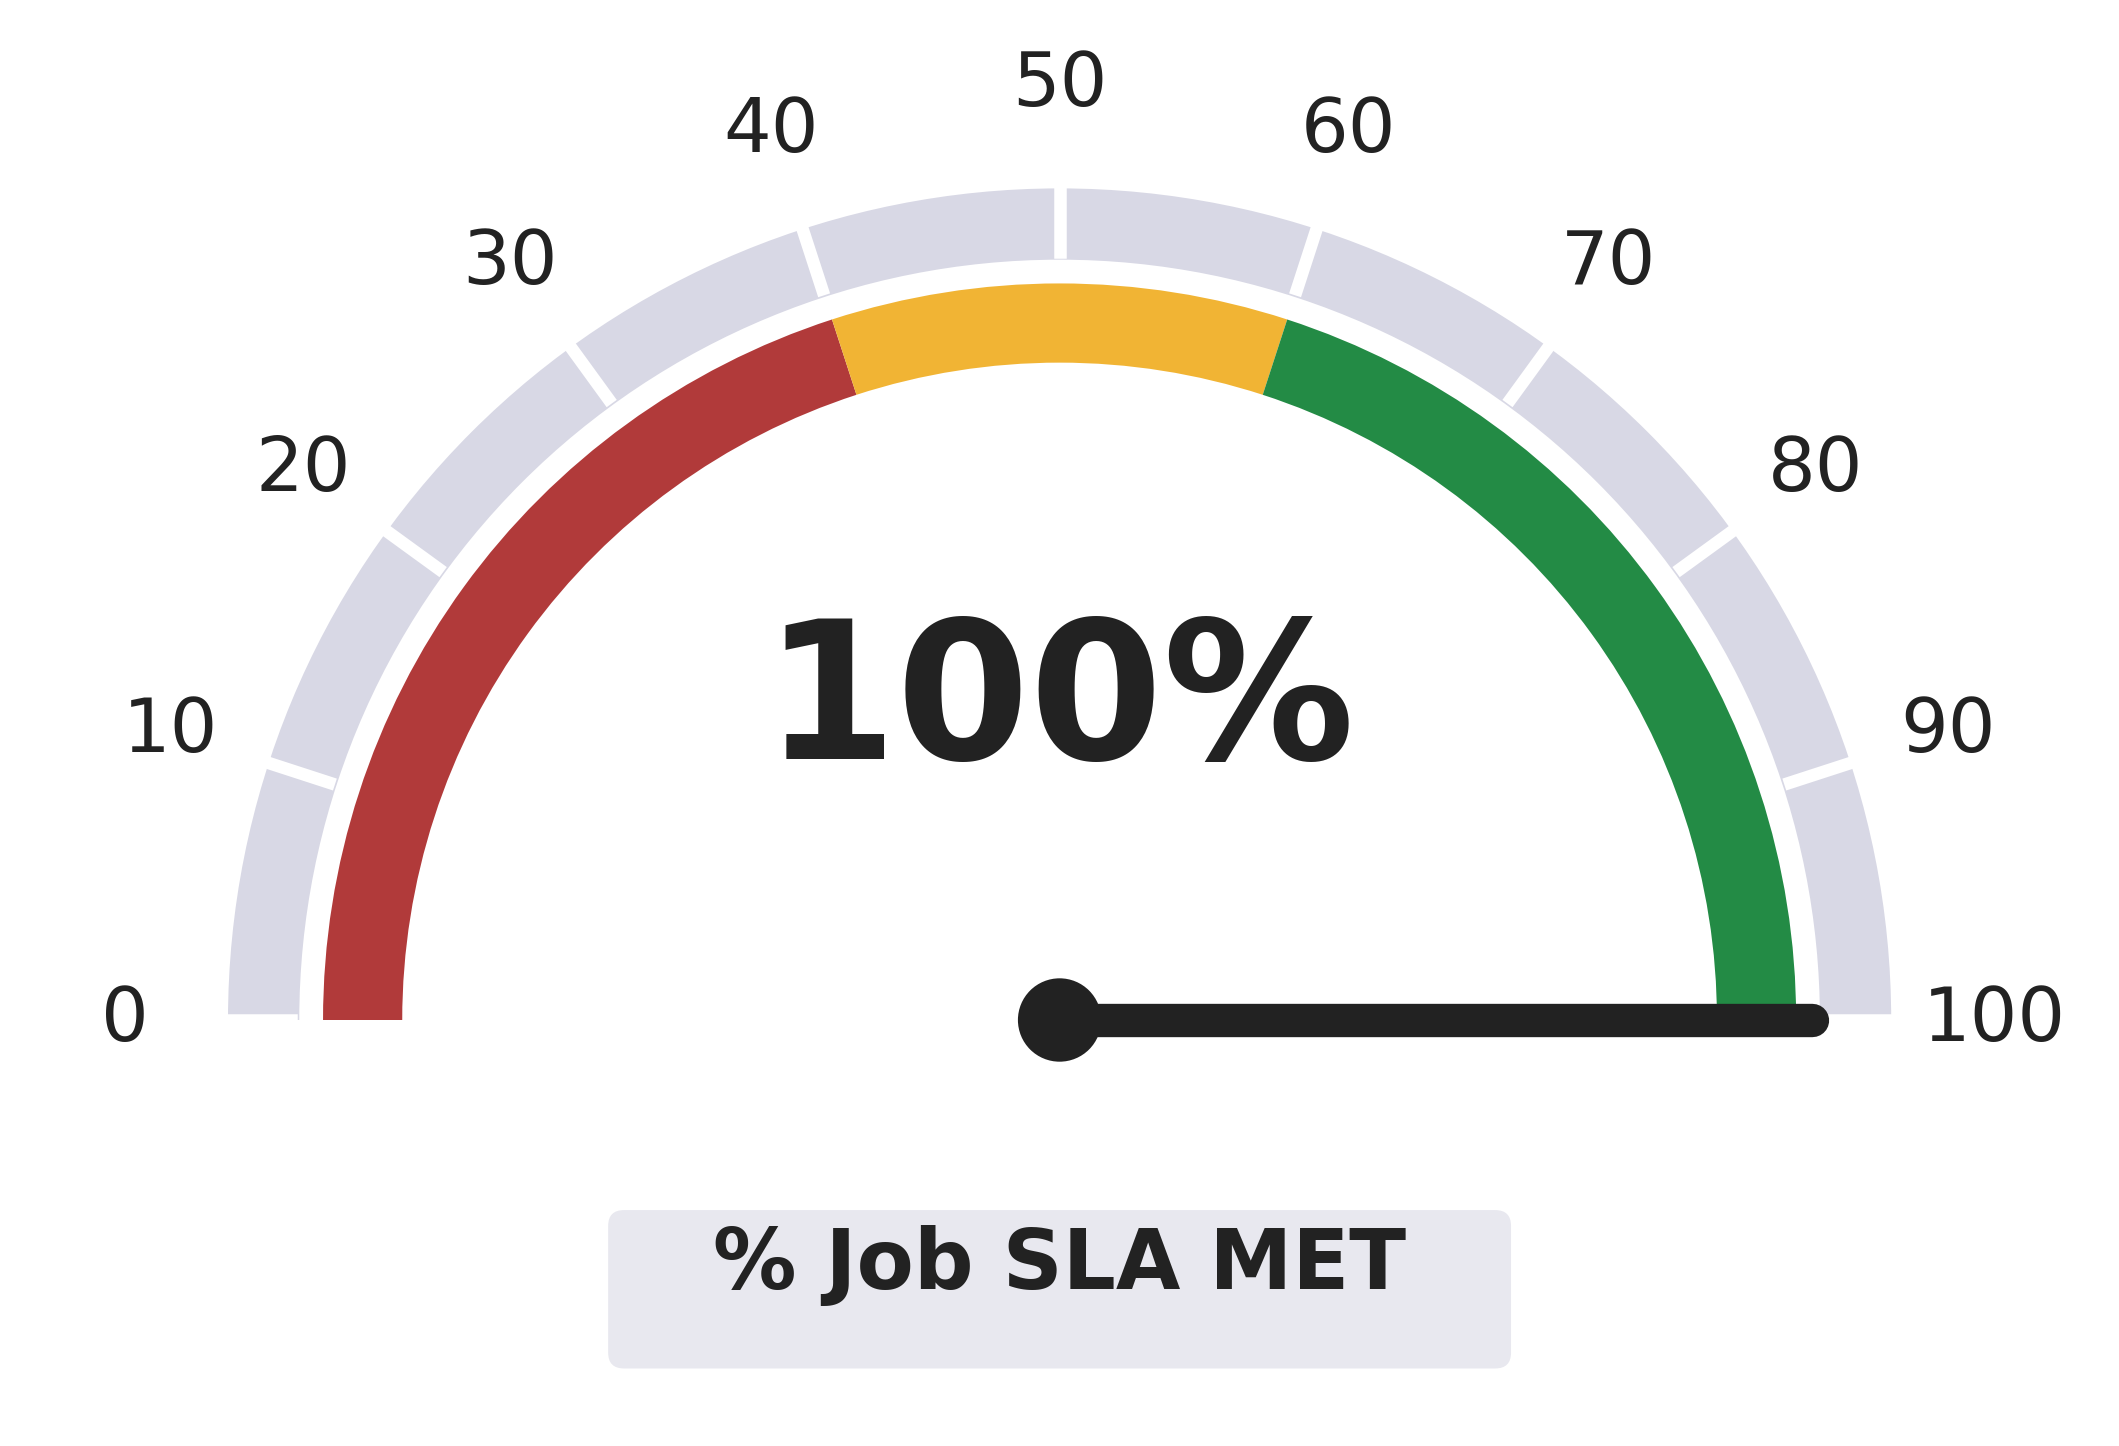

Reproduce this figure in Python.
import matplotlib.pyplot as plt
import matplotlib.patches as patches
import numpy as np
import sys

# -----------------------------
# DYNAMIC VALUE FROM EXCEL (0 - 100)
# -----------------------------
# Read the value passed from the main script, fallback to 100 if something goes wrong
value = int(float(sys.argv[1])) if len(sys.argv) > 1 else 100

fig, ax = plt.subplots(figsize=(10, 6))
ax.set_aspect('equal')
ax.axis('off')

# -----------------------------
# OUTER GREY ARC
# -----------------------------
outer = patches.Wedge(
    (0, 0),
    1.05,
    0,
    180,
    width=0.09,
    facecolor="#d8d8e5",
    edgecolor="none"
)
ax.add_patch(outer)

# -----------------------------
# RED ARC
# -----------------------------
red = patches.Wedge(
    (0, 0),
    0.93,
    108,
    180,
    width=0.10,
    facecolor="#b13a3a",
    edgecolor="none"
)
ax.add_patch(red)

# -----------------------------
# YELLOW ARC
# -----------------------------
yellow = patches.Wedge(
    (0, 0),
    0.93,
    72,
    108,
    width=0.10,
    facecolor="#f1b434",  
    edgecolor="none"
)
ax.add_patch(yellow)

# -----------------------------
# GREEN ARC
# -----------------------------
green = patches.Wedge(
    (0, 0),
    0.93,
    0,
    72,
    width=0.10,
    facecolor="#238b45",
    edgecolor="none"
)
ax.add_patch(green)

# -----------------------------
# TICK MARKS
# -----------------------------
for i in range(11):
    angle = np.deg2rad(180 - i * 18)

    x1 = 0.97 * np.cos(angle)
    y1 = 0.97 * np.sin(angle)

    x2 = 1.05 * np.cos(angle)
    y2 = 1.05 * np.sin(angle)

    ax.plot([x1, x2], [y1, y2],
            color="white",
            linewidth=3)

# -----------------------------
# NUMBERS
# -----------------------------
for i in range(11):
    angle = np.deg2rad(180 - i * 18)

    x = 1.18 * np.cos(angle)
    y = 1.18 * np.sin(angle)

    ax.text(
        x,
        y,
        str(i * 10),
        fontsize=18,
        ha="center",
        va="center",
        color="#222222"
    )

# -----------------------------
# NEEDLE
# -----------------------------
needle_angle = np.deg2rad(180 - value * 1.8)

x = 0.95 * np.cos(needle_angle)
y = 0.95 * np.sin(needle_angle)

ax.plot(
    [0, x],
    [0, y],
    color="#222222",
    linewidth=8,
    solid_capstyle="round"
)

ax.add_patch(
    plt.Circle(
        (0, 0),
        0.05,
        color="#222222"
    )
)

# -----------------------------
# CENTER VALUE
# -----------------------------
ax.text(
    0,
    0.33,
    f"{value}%",
    fontsize=46,
    fontweight="bold",
    ha="center",
    color="#222222"
)

# -----------------------------
# LABEL BOX
# -----------------------------
box = patches.FancyBboxPatch(
    (-0.55, -0.42),
    1.10,
    0.16,
    boxstyle="round,pad=0.02",
    facecolor="#e8e8ef",
    edgecolor="none"
)

ax.add_patch(box)

ax.text(
    0,
    -0.34,
    "% Job SLA MET",
    fontsize=20,
    fontweight="bold",
    ha="center",
    color="#222222"
)

# -----------------------------
# LIMITS
# -----------------------------
ax.set_xlim(-1.3, 1.3)
ax.set_ylim(-0.5, 1.25)

# -----------------------------
# SAVE IMAGE
# -----------------------------
plt.savefig("job_gauge.png", dpi=300, bbox_inches="tight")

print("Image saved successfully as job_gauge.png")
